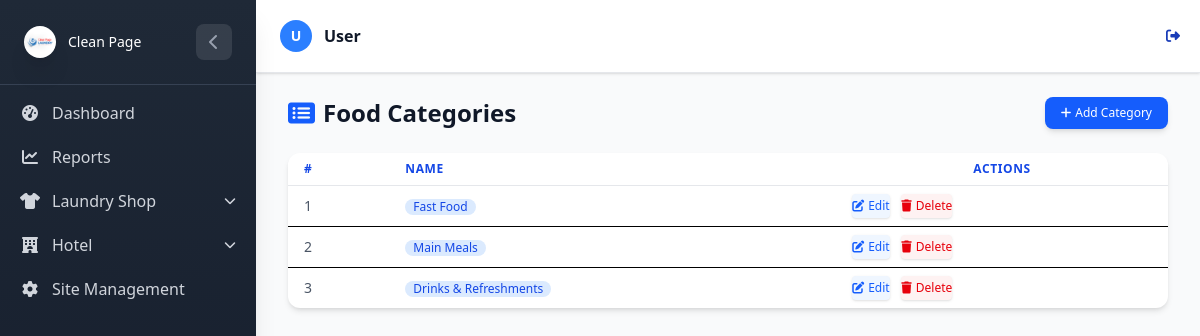
Screenshot of /Hotel/categories/ (signed in) with the database file from the repository.
### LaundryApp/models.py (models this page shows, shortened)
class UserProfile(AbstractUser):
    username = None
    email = models.EmailField(unique=True)
    USERNAME_FIELD = 'email'
    REQUIRED_FIELDS = []
    USER_TYPE_CHOICES = (
        ('admin', 'Admin'),
        ('staff', 'Staff'),
    )
    user_type = models.CharField(max_length=20, choices=USER_TYPE_CHOICES, db_index=True)
    objects = CustomUserManager()

### HotelApp/models.py (models this page shows, shortened)
class FoodCategory(models.Model):
    name = models.CharField(max_length=100, unique=True, db_index=True)

### HotelApp/views.py (the view)
# urls.py: path('categories/', views.category_list, name='category_list'),
@login_required
def category_list(request):
    try:
        categories = FoodCategory.objects.all()
        return render(request, 'food/category_list.html', {'categories': categories})
    except Exception as e:
        logger.error(f"Error loading category list: {str(e)}")
        messages.error(request, 'Error loading categories. Please try again.')
        return render(request, 'food/category_list.html', {'categories': []})

### HotelApp/templates/food/category_list.html (shortened to what this page needs)
{% extends 'base.html' %}
{% load static %}
{% block content %}
<div class="max-w-7xl mx-auto px-2 sm:px-4 lg:px-6 py-6">
    <div class="flex justify-between items-center mb-6">
        <h1 class="text-2xl font-bold text-gray-900 flex items-center">
            <i class="fas fa-list-alt text-blue-600 mr-2"></i> Food Categories
        </h1>
        <a href="{% url 'hotel:category_create' %}"
            class="inline-flex items-center px-4 py-2 bg-blue-600 hover:bg-blue-700 text-white text-xs font-medium rounded-lg shadow-md transition duration-200">
            <i class="fas fa-plus mr-1"></i>Add Category
        </a>
    </div>
    <div class="overflow-x-auto bg-white rounded-xl shadow-md">
        <table class="w-full text-sm divide-y divide-gray-200">
            <thead class="bg-gradient-to-r from-blue-50 to-blue-100">
                <tr>
                    <th class="px-4 py-2 text-left text-xs font-semibold text-blue-700 uppercase tracking-wider">#</th>
                    <th class="px-4 py-2 text-left text-xs font-semibold text-blue-700 uppercase tracking-wider">Name
                    </th>
                    <th class="px-4 py-2 text-right text-xs font-semibold text-blue-700 uppercase tracking-wider">
                        Actions</th>
                </tr>
            </thead>
            <tbody class="divide-y divide-gray-100">
                {% for category in categories %}
                <tr class="hover:bg-blue-50 transition duration-150">
                    <td class="px-4 py-2 text-gray-600">{{ forloop.counter }}</td>
                    <td class="px-4 py-2">
                        <span
                            class="inline-flex items-center px-2 py-0.5 text-xs font-medium rounded-full bg-blue-100 text-blue-700">
                            {{ category.name }}
                        </span>
                    </td>
                    <td class="px-4 py-2 text-right space-x-2">
                        <a href="{% url 'hotel:category_edit' category.pk %}"
                            class="inline-flex items-center px-2.5 py-1 text-xs font-medium text-blue-600 bg-blue-50 hover:bg-blue-100 rounded shadow-sm transition">
                            <i class="fas fa-edit mr-1"></i> Edit
                        </a>
                        <a href="{% url 'hotel:category_delete' category.pk %}"
                            class="inline-flex items-center px-2.5 py-1 text-xs font-medium text-red-600 bg-red-50 hover:bg-red-100 rounded shadow-sm transition">
                            <i class="fas fa-trash mr-1"></i> Delete
                        </a>
                    </td>
                </tr>
                {% endfor %}
            </tbody>
        </table>
    </div>
</div>
{% endblock %}

### LaundryApp/templates/base.html (shortened to what this page needs)
{% load static tailwind_tags %}
{% load static %}
<!DOCTYPE html>
<html lang="en">
<head>
    {% tailwind_css %}
    <link rel="stylesheet" href="https://cdnjs.cloudflare.com/ajax/libs/font-awesome/6.4.0/css/all.min.css">
    <link rel="stylesheet" href="{% static 'css/dist/styles.css' %}">
</head>
<body class="bg-gray-50 min-h-screen font-sans">
    <div id="sidebar"
        class="sidebar-gradient w-64 fixed top-0 left-0 h-full sidebar-transition z-50 shadow-xl sidebar-mobile-hidden lg:sidebar-mobile-visible">
        <div class="p-4 lg:p-6 border-b border-gray-700">
            <div class="flex items-center justify-between">
                <div class="flex items-center space-x-3">
                    <div class="w-8 h-8 rounded-lg flex items-center justify-center">
                        {% if user.is_authenticated and user.is_superuser %}
                        <div class="rounded-full shadow-xl flex items-center justify-center" style="width:40px;">
                            <img src="{% static 'logos/Clean-page-logo.png' %}" alt="Logo" class=" w-full rounded-full object-contain">
                        </div>
                        {% elif app_type == 'hotel' %}
                        <div class="rounded-full shadow-xl flex items-center justify-center" style="width:40px;">
                            <img src="{% static 'logos/Clean-page-logo.png' %}" alt="Logo" class=" w-full rounded-full object-contain">
                        </div>
                        {% elif app_type == 'laundry' %}
                    <div class="rounded-full shadow-xl flex items-center justify-center" style="width:40px;">
                        <img src="{% static 'logos/Clean-page-logo.png' %}" alt="Logo" class=" w-full rounded-full object-contain">
                    </div>
                        {% else %}
                        <i class="fas fa-building text-white text-sm"></i>
                        {% endif %}
                    </div>
                    <span class="text-white text-sm font-medium sidebar-header-text">
                        {% if user.is_authenticated and user.is_superuser %}
                        <div class="flex items-center space-x-3">
                            <p class="text-white,font-medium font-awesome sidebar-title">Clean Page</p>
                        </div>
                        {% elif app_type == 'hotel' %}
                        Hotel
                        {% elif app_type == 'laundry' %}
                        Clean Page
                        {% else %}
                        Clean Page
                        {% endif %}
                    </span>
                </div>
                {% if user.is_superuser or app_type == 'hotel' or app_type == 'laundry' %}
                <button id="sidebar-toggle" class="sidebar-toggle-btn text-gray-400 hover:text-white lg:flex hidden">
                    <i class="fas fa-chevron-left"></i>
                </button>
                {% endif %}
            </div>
        </div>
        <div class="sidebar-scrollable">
            <nav class="p-2 lg:p-4 space-y-1">
                {% if user.is_authenticated and user.is_superuser %}
                <a href="{% url 'laundry:dashboard' %}"
                    class="flex items-center space-x-3 px-3 py-2 lg:px-4 lg:py-3 text-gray-300 hover:bg-gray-700 hover:text-white rounded-lg transition-colors group"
                    title="Dashboard">
                    <i class="fas fa-tachometer-alt w-5 text-center"></i>
                    <span class="sidebar-text">Dashboard</span>
                </a>
                <a href="{% url 'laundry:laundryapp_dashboard' %}"
                    class="flex items-center space-x-3 px-3 py-2 lg:px-4 lg:py-3 text-gray-300 hover:bg-gray-700 hover:text-white rounded-lg transition-colors group"
                    title="Reports">
                    <i class="fas fa-chart-line w-5 text-center"></i>
                    <span class="sidebar-text">Reports</span>
                </a>
                <div class="dropdown-group" id="laundry-dropdown-group">
                    <div class="dropdown-toggle flex items-center space-x-3 px-3 py-2 lg:px-4 lg:py-3 text-gray-300 hover:bg-gray-700 hover:text-white rounded-lg transition-colors group cursor-pointer"
                        onclick="toggleDropdown('laundry-dropdown', 'laundry')">
                        <i class="fas fa-shirt w-5 text-center"></i>
                        <span class="sidebar-text flex-1">Laundry Shop</span>
                        <i class="fas fa-chevron-down text-xs transition-transform duration-300"></i>
                    </div>
                </div>
                <div class="dropdown-group" id="hotel-dropdown-group">
                    <div class="dropdown-toggle flex items-center space-x-3 px-3 py-2 lg:px-4 lg:py-3 text-gray-300 hover:bg-gray-700 hover:text-white rounded-lg transition-colors group cursor-pointer"
                        onclick="toggleDropdown('hotel-dropdown', 'hotel')">
                        <i class="fas fa-hotel w-5 text-center"></i>
                        <span class="sidebar-text flex-1">Hotel</span>
                        <i class="fas fa-chevron-down text-xs transition-transform duration-300"></i>
                    </div>
                </div>
                <a href="{% url 'laundry:user_management' %}"
                    class="flex items-center space-x-3 px-3 py-2 lg:px-4 lg:py-3 text-gray-300 hover:bg-gray-700 hover:text-white rounded-lg transition-colors group"
                    title="Site Management">
                    <i class="fas fa-cog w-5 text-center"></i>
                    <span class="sidebar-text">Site Management</span>
                </a>
                {% endif %}
            </nav>
        </div>
    </div>
    <div id="main-content"
        class="content-transition min-h-screen content-mobile-full {% if user.is_authenticated %}lg:ml-64{% endif %}">
        <header class="bg-white shadow-sm border-b border-gray-200">
            <div class="flex items-center justify-between px-4 py-3 lg:px-6 lg:py-4">
                <div class="flex items-center space-x-3 p-2">
                    <div class="flex items-center space-x-3">
                        <div class="relative">
                            <div class="w-8 h-8 lg:w-10 lg:h-10 bg-blue-500 rounded-full flex items-center justify-center">
                                <span class="text-white font-semibold text-sm lg:text-base">
                                    {{ user.first_name|first|upper|default:"U" }}
                                </span>
                            </div>
                        </div>
                        <div class="flex flex-col leading-tight">
                            <p class="font-semibold text-gray-900">
                                {{ user.first_name|default:"User" }}
                            </p>
                        </div>
                    </div>
                </div>
                {% if user.is_authenticated %}
                <form method="post" action="{% url 'logout' %}">
                    <button type="submit"
                        class="text-blue-800 hover:text-blue-600 text-sm lg:text-base bg-transparent border-0 cursor-pointer flex items-center">
                        <i class="fas fa-sign-out-alt mr-1"></i>
                    </button>
                </form>
                {% else %}
                <a href="{% url 'login' %}"
                    class="text-blue-800 hover:text-blue-600 text-sm lg:text-base bg-transparent border-0 cursor-pointer flex items-center">
                    <i class="fas fa-sign-in-alt mr-1"></i>
                    <span class="hidden sm:inline">Login</span>
                </a>
                {% endif %}
            </div>
        </header>
        <main class="p-4 lg:p-6">
            {% block content %}{% endblock %}
        </main>
    </div>
</body>
</html>

### LaundryApp/templates/base.html (style rules this page uses)
.sidebar-transition { transition: all 0.3s ease-in-out; }
.content-transition { transition: margin-left 0.3s ease-in-out; }
.sidebar-gradient { background: linear-gradient(180deg, #1f2937 0%, #111827 100%); }
.sidebar-toggle-btn { transition: all 0.3s ease; width: 36px; height: 36px; display: flex; align-items: center; justify-content: center; border-radius: 8px; background-color: rgba(255, 255, 255, 0.1); }
.dropdown-toggle { cursor: pointer; }
.dropdown-toggle i.fa-chevron-down { transition: transform 0.3s ease; }
.sidebar-scrollable { height: calc(100% - 80px); overflow-y: auto; }

### rows the page displays
UserProfile: first_name|first "U", first_name "User"
FoodCategory: name "Fast Food"
FoodCategory: name "Main Meals"
FoodCategory: name "Drinks & Refreshments"
